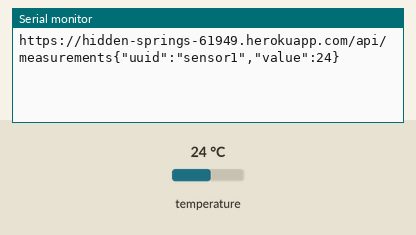
This sketch was run on a simulated ESP8266 (NodeMCU). On the bench: the last lines printed to the serial monitor. Inputs (shaded band) come from the test bench; at power-on: temperature 24 °C. WiFi joins after 1.5 s; servers stay silent unless stated; uploads are accepted with an empty reply.

Above: at 18.0 s.
18.1 s: temperature set to 12 °C
At 21.9 s:
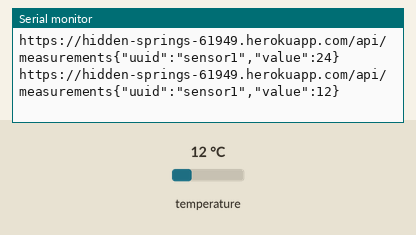
33.2 s: temperature set to 19 °C
At 42.1 s:
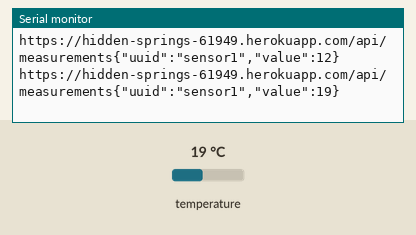
Timing chart, 0 to 43.6 s (numbered marks = the images above; inputs shaded):
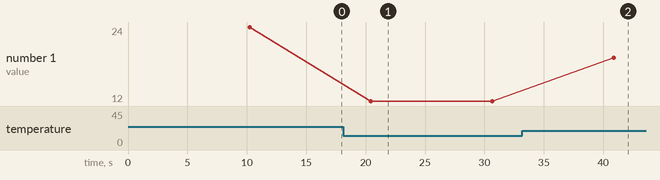

The sketch:

sketch.ino
```cpp
  #include <ESP8266WiFi.h>
#include <ArduinoJson.h>
#include <ESP8266HTTPClient.h>
#include "config/config.h"

StaticJsonDocument<100> httpData;

void setup() {
  Serial.begin(115200);
  WiFi.begin(SSID, PASSWORD);
  initSensor();
  httpData["uuid"] = uuid;
}

void loop() {
  if (WiFi.status() == WL_CONNECTED) {
    WiFiClientSecure client;
    HTTPClient http;
    if (http.begin(client, URL)) {
      httpData["value"] = getValue();
      String httpDataJson = "";
      serializeJson(httpData, httpDataJson);
      client.setFingerprint(SSL_FINGERPRINT);
      http.addHeader("Content-Type", "application/json");
      http.POST(httpDataJson);
      Serial.println( URL + httpDataJson);

      http.end();
    }
  }
  delay(sensor_time);
}
```

sensorDS18B20.hpp
```cpp
#include <OneWire.h>
#include <DallasTemperature.h>
#define DSPIN D5

OneWire ourWire(DSPIN);
DallasTemperature sensor(&ourWire);

void initSensor() {
  sensor.begin();
}

float getValue(){
  return sensor.getTempCByIndex(0);
}
```

config.h
```cpp
#include "../sensors/sensorDS18B20.hpp"

const char* SSID = "";
const char* PASSWORD =  "";
const char* URL = "https://hidden-springs-61949.herokuapp.com/api/measurements";
const char* SSL_FINGERPRINT="4C 55 4D FA EF B6 8F 4B A4 20 50 54 EA 57 18 36 89 66 F0 08";
const char* uuid = "sensor1";
int sensor_time = 10000;
```

Measured:
- after the input at 18.1 s, the serial monitor: prints a new line after 2.3 s (image 1)
- after the input at 33.2 s, the serial monitor: prints a new line after 7.7 s (image 2)
- plotted number 1: 24 → 12 after the input at 18.1 s, 12 → 19 after the input at 33.2 s
